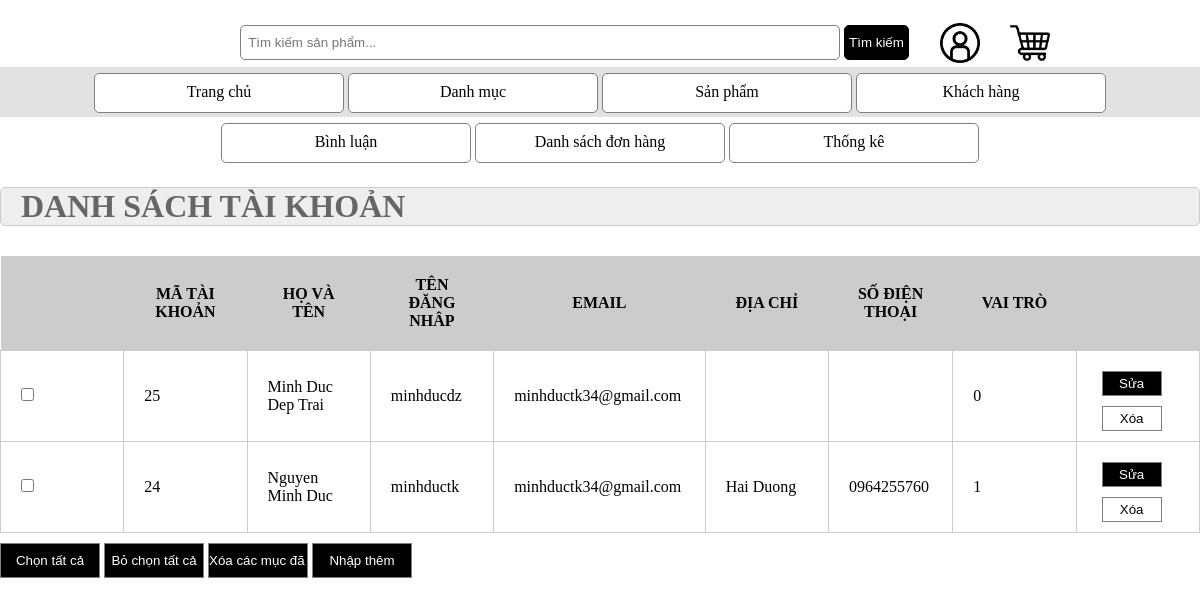
Before: /admin/index.php?act=dskh (signed in) with the older database file.
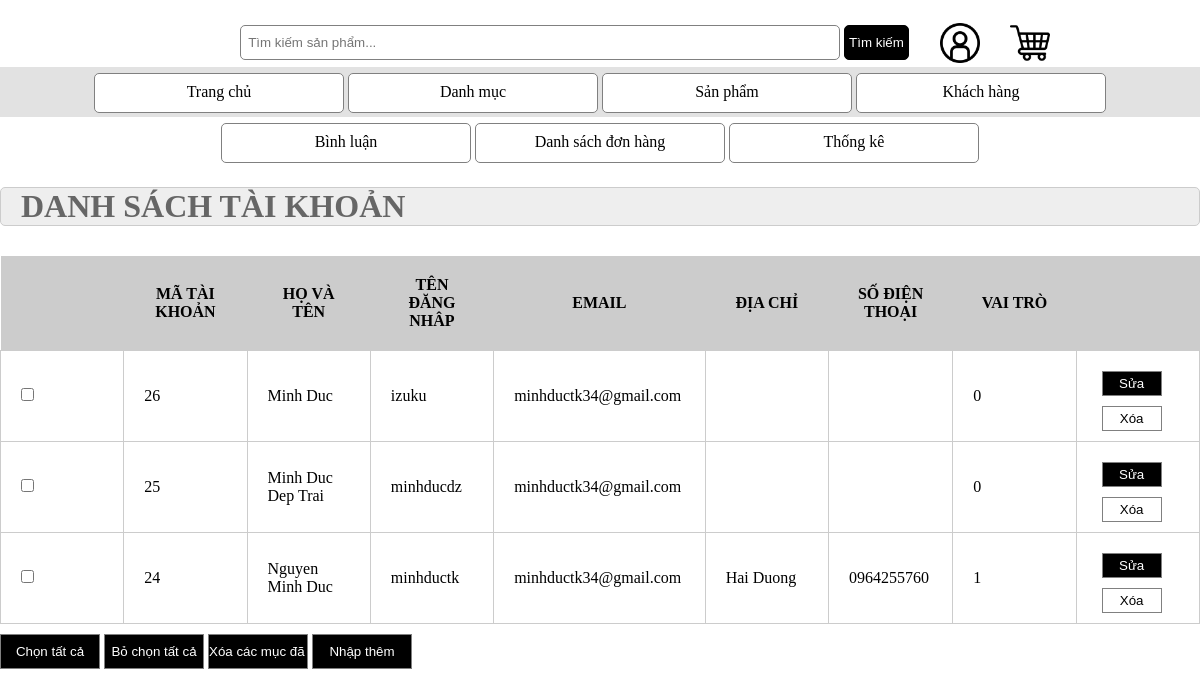
After: the same page with the newer database file.
### tables this page shows
CREATE TABLE `taikhoan` (
  `id` int(10) NOT NULL,
  `name` varchar(255) NOT NULL,
  `user` varchar(50) NOT NULL,
  `pass` varchar(50) NOT NULL,
  `email` varchar(255) NOT NULL,
  `address` varchar(255) DEFAULT NULL,
  `tel` varchar(20) DEFAULT NULL,
  `role` tinyint(1) NOT NULL DEFAULT 0
);

### model/pdo.php (called while the page is built, shortened)
<?php
function pdo_get_connection(){
    $dburl = "mysql:host=localhost;dbname=duanmaudb;charset=utf8";
    $username = 'root';
    $password = '';
    $conn = new PDO($dburl, $username, $password);
    $conn->setAttribute(PDO::ATTR_ERRMODE, PDO::ERRMODE_EXCEPTION);
    return $conn;
}
function pdo_query($sql){
    $sql_args = array_slice(func_get_args(), 1);
    try{
        $conn = pdo_get_connection();
        $stmt = $conn->prepare($sql);
        $stmt->execute($sql_args);
        $rows = $stmt->fetchAll();
        return $rows;
    }
    catch(PDOException $e){
        throw $e;
    }
    finally{
        unset($conn);
    }
}

### model/taikhoan.php (called while the page is built, shortened)
<?php
    function loadall_taikhoan(){
        $sql="select * from taikhoan order by id desc";
        $listtaikhoan=pdo_query($sql);
        return $listtaikhoan;
    }

### admin/taikhoan/list.php (the view, shortened to what this page needs)
<div class="row">
            <div class="row frmtitle">
                <H1>DANH SÁCH TÀI KHOẢN</H1>
            </div>
            <div class="row frmcontent">
                <div class="row1 mb10 frmdsloai">
                    <table>
                        <tr>
                            <th></th>
                            <th>MÃ TÀI KHOẢN</th>
                            <th>HỌ VÀ TÊN</th>
                            <th>TÊN ĐĂNG NHÂP</th>
                            <th>EMAIL</th>
                            <th>ĐỊA CHỈ</th>
                            <th>SỐ ĐIỆN THOẠI</th>
                            <th>VAI TRÒ</th>
                            <th></th>
                        </tr>
                        <?php
                        foreach ($listtaikhoan as $taikhoan) {
                            extract($taikhoan);
                            $suatk="index.php?act=edit_taikhoan&id=".$id;
                            $xoatk="index.php?act=xoatk&id=".$id;
                            echo '<tr>
                            <td><input type="checkbox" name="" id=""></td>
                            <td>'.$id.'</td>
                            <td>'.$name.'</td>
                            <td>'.$user.'</td>
                            <td>'.$email.'</td>
                            <td>'.$address.'</td>
                            <td>'.$tel.'</td>
                            <td>'.$role.'</td>
                            <td> <a href="'.$suatk.'"><input type="button" value="Sửa" class="sua">  </a>
                            <a href="'.$xoatk.'"><input type="button" value="Xóa" class="xoa"></td> </a>
                        </tr>';
                        }
                         ?>
                    </table>
                </div>
                <div class="row2 mb10">
                    <input type="button" value="Chọn tất cả">
                    <input type="button" value="Bỏ chọn tất cả">
                    <input type="button" value="Xóa các mục đã chọn">
                    <a href="index.php?act=dangky"><input type="button" value="Nhập thêm"></a>
                </div>
            </div>
        </div>
    </div>

Changed rows visible on the page:
added taikhoan: id "26", name "Minh Duc", user "izuku", email "minhductk34@gmail.com", role "0"
